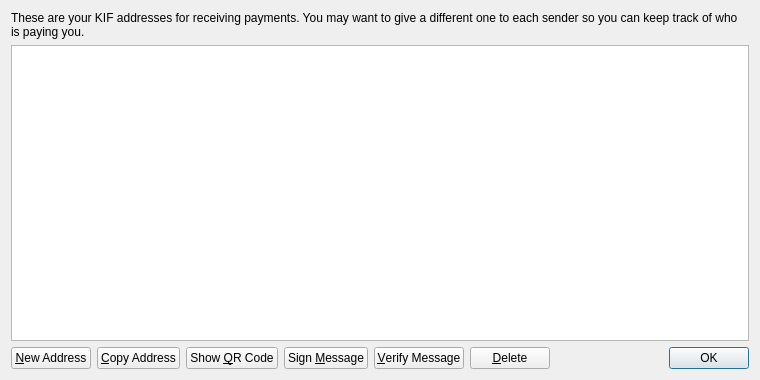
<?xml version="1.0" encoding="UTF-8"?>
<ui version="4.0">
 <class>AddressBookPage</class>
 <widget class="QWidget" name="AddressBookPage">
  <property name="geometry">
   <rect>
    <x>0</x>
    <y>0</y>
    <width>760</width>
    <height>380</height>
   </rect>
  </property>
  <property name="windowTitle">
   <string>Address Book</string>
  </property>
  <layout class="QVBoxLayout" name="verticalLayout">
   <item>
    <widget class="QLabel" name="labelExplanation">
     <property name="text">
      <string>These are your KIF addresses for receiving payments. You may want to give a different one to each sender so you can keep track of who is paying you.</string>
     </property>
     <property name="textFormat">
      <enum>Qt::PlainText</enum>
     </property>
     <property name="wordWrap">
      <bool>true</bool>
     </property>
    </widget>
   </item>
   <item>
    <widget class="QTableView" name="tableView">
     <property name="contextMenuPolicy">
      <enum>Qt::CustomContextMenu</enum>
     </property>
     <property name="toolTip">
      <string>Double-click to edit address or label</string>
     </property>
     <property name="tabKeyNavigation">
      <bool>false</bool>
     </property>
     <property name="selectionMode">
      <enum>QAbstractItemView::SingleSelection</enum>
     </property>
     <property name="selectionBehavior">
      <enum>QAbstractItemView::SelectRows</enum>
     </property>
     <property name="sortingEnabled">
      <bool>true</bool>
     </property>
     <attribute name="verticalHeaderVisible">
      <bool>false</bool>
     </attribute>
    </widget>
   </item>
   <item>
    <layout class="QHBoxLayout" name="horizontalLayout">
     <item>
      <widget class="QPushButton" name="newAddressButton">
       <property name="toolTip">
        <string>Create a new address</string>
       </property>
       <property name="text">
        <string>&amp;New Address</string>
       </property>
      </widget>
     </item>
     <item>
      <widget class="QPushButton" name="copyToClipboard">
       <property name="toolTip">
        <string>Copy the currently selected address to the system clipboard</string>
       </property>
       <property name="text">
        <string>&amp;Copy Address</string>
       </property>
      </widget>
     </item>
     <item>
      <widget class="QPushButton" name="showQRCode">
       <property name="text">
        <string>Show &amp;QR Code</string>
       </property>
      </widget>
     </item>
     <item>
      <widget class="QPushButton" name="signMessage">
       <property name="toolTip">
        <string>Sign a message to prove you own a KIF address</string>
       </property>
       <property name="text">
        <string>Sign &amp;Message</string>
       </property>
      </widget>
     </item>
     <item>
      <widget class="QPushButton" name="verifyMessage">
       <property name="toolTip">
        <string>Verify a message to ensure it was signed with a specified KIF address</string>
       </property>
       <property name="text">
        <string>&amp;Verify Message</string>
       </property>
      </widget>
     </item>
     <item>
      <widget class="QPushButton" name="deleteButton">
       <property name="toolTip">
        <string>Delete the currently selected address from the list</string>
       </property>
       <property name="text">
        <string>&amp;Delete</string>
       </property>
      </widget>
     </item>
     <item>
      <spacer name="horizontalSpacer">
       <property name="orientation">
        <enum>Qt::Horizontal</enum>
       </property>
       <property name="sizeHint" stdset="0">
        <size>
         <width>40</width>
         <height>20</height>
        </size>
       </property>
      </spacer>
     </item>
     <item>
      <widget class="QDialogButtonBox" name="buttonBox">
       <property name="sizePolicy">
        <sizepolicy hsizetype="Maximum" vsizetype="Fixed">
         <horstretch>0</horstretch>
         <verstretch>0</verstretch>
        </sizepolicy>
       </property>
       <property name="standardButtons">
        <set>QDialogButtonBox::Ok</set>
       </property>
      </widget>
     </item>
    </layout>
   </item>
  </layout>
 </widget>
 <resources>
  <include location="../bitcoin.qrc"/>
 </resources>
 <connections/>
</ui>
